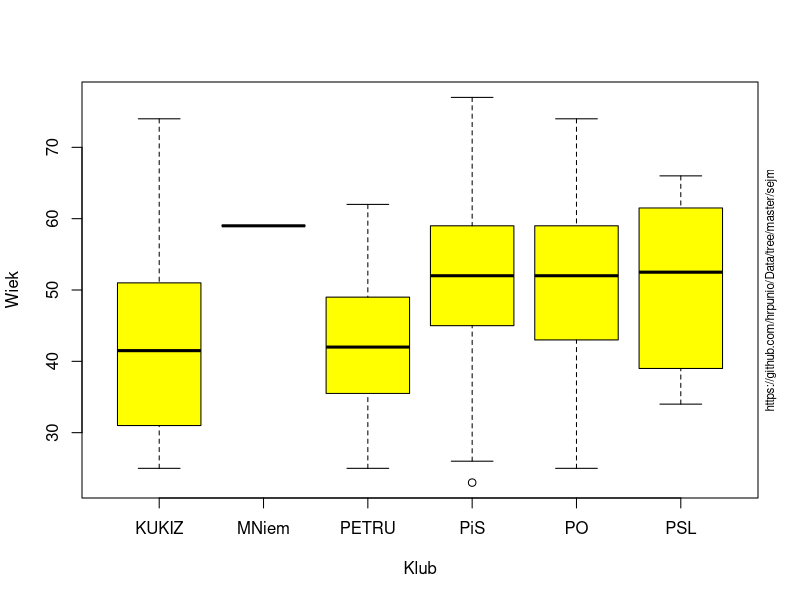

The R source for this figure:
poslowie <- read.csv("Sejm_8_u.csv", sep = ';',  header=T, na.string="NA");

boxplot (wiek ~ klub, poslowie, xlab = "Klub", ylab = "Wiek", col='yellow')
#text(4,10, "https://github.com/hrpunio/Data/tree/master/sejm" )
#text(4,15, "https://github.com/hrpunio/", font = 2 )
mtext(text="https://github.com/hrpunio/Data/tree/master/sejm", 4, cex=0.7)

aggregate (poslowie$wiek, list(Klub = poslowie$klub), fivenum)
aggregate (poslowie$wiek, list(Klub = poslowie$klub), na.rm=TRUE, mean)
